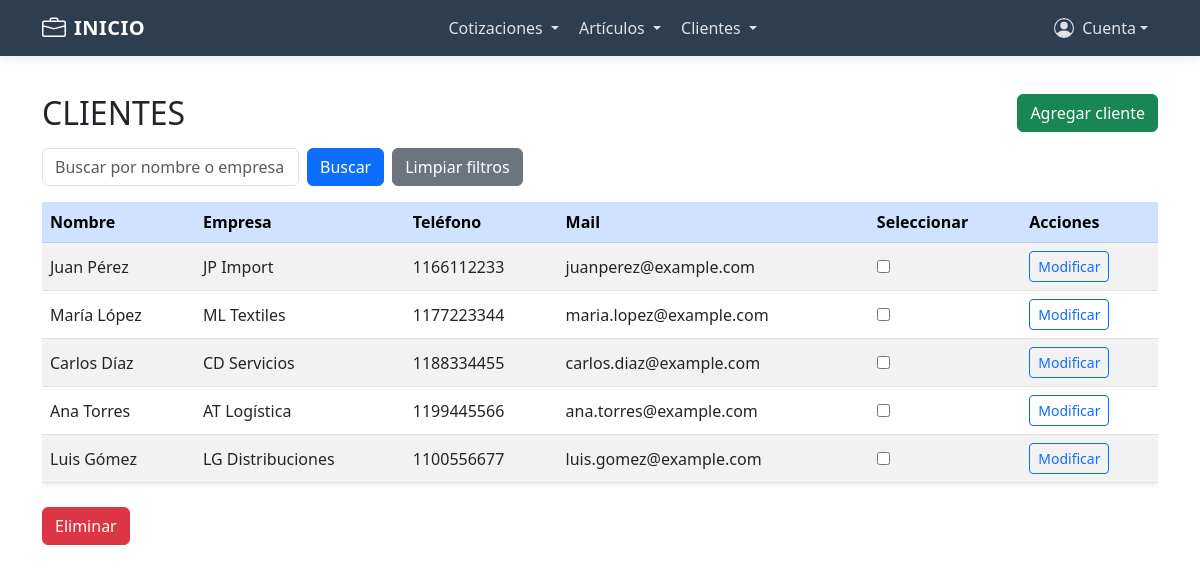
The app's page /clientes/ (signed in) with its own data.
### clientes/models.py (models this page shows, shortened)
class Clientes(models.Model):
    usuario_log=models.ForeignKey(User, on_delete=models.CASCADE)
    nombre=models.CharField(max_length=50)
    nombre_empresa=models.CharField(null=True, max_length=30)
    telefono=models.CharField(max_length=20)
    mail=models.EmailField()
    created=models.DateTimeField(auto_now_add=True)
    updated=models.DateField(auto_now=True)
    class Meta:
        verbose_name="Cliente"
        verbose_name_plural="Clientes"

### clientes/views.py (the view)
# urls.py: path('', MisClientes.as_view(), name="mis_clientes"),
class MisClientes(LoginRequiredMixin, ListView):
    model = Clientes
    template_name = "mis_clientes.html"
    context_object_name = "clientes"
    def get_queryset(self):
        qs = Clientes.objects.filter(usuario_log=self.request.user)
        search = self.request.GET.get('search', '').strip()
        if search:
            qs = qs.filter(
                Q(nombre__icontains=search) |
                Q(nombre_empresa__icontains=search)
            )
        return qs

### clientes/templates/mis_clientes.html (shortened to what this page needs)
{% extends "estructura_base.html" %}
{% load static %}
{% block content %}
<div class="container py-4">
  <div class="d-flex justify-content-between align-items-center mb-3">
    <h2 class="mb-0">CLIENTES</h2>
    <a class="btn btn-success" href="{% url 'nuevo_cliente' %}">Agregar cliente</a>
  </div>
  <form method="get" class="row g-2 align-items-center mb-3">
    <div class="col-auto">
      <input type="text" name="search" value="{{ request.GET.search }}" class="form-control" placeholder="Buscar por nombre o empresa">
    </div>
    <div class="col-auto">
      <button type="submit" class="btn btn-primary">Buscar</button>
    </div>
    <div class="col-auto">
      <a href="{% url 'mis_clientes' %}" class="btn btn-secondary">Limpiar filtros</a>
   </div>
  </form>
  <form action="{% url 'eliminar_cliente' %}" method="post">
    <div class="table-responsive">
      <table class="table table-striped align-middle shadow-sm">
        <thead class="table-primary">
          <tr>
            <th>Nombre</th>
            <th>Empresa</th>
            <th>Teléfono</th>
            <th>Mail</th>
            <th>Seleccionar</th>
            <th>Acciones</th>
          </tr>
        </thead>
        <tbody>
          {% for cliente in clientes %}
          <tr>
            <td>{{ cliente.nombre }}</td>
            <td>{{ cliente.nombre_empresa }}</td>
            <td>{{ cliente.telefono }}</td>
            <td>{{ cliente.mail }}</td>
            <td>
              <input type="checkbox" name="clientes_seleccionados[]" value="{{ cliente.id }}">
            </td>
            <td>
              <a href="{% url 'actualizar_cliente' cliente.id %}" class="btn btn-sm btn-outline-primary">Modificar</a>
            </td>
          </tr>
          {% empty %}
          <tr>
            <td colspan="6" class="text-center">No hay clientes disponibles.</td>
          </tr>
          {% endfor %}
        </tbody>
      </table>
    </div>
    {% if clientes %}
      <button type="submit" class="btn btn-danger mt-2" name="accion" value="eliminar">Eliminar</button>
    {% endif %}
  </form>
</div>
{% endblock %}

### cotizApp/templates/estructura_base.html (style rules this page uses)
:root { --primary-color: #2c3e50; --secondary-color: #3498db; --accent-color: #e74c3c; --light-color: #f8f9fa; --dark-color: #212529; }
body { padding-top: 70px; font-family: 'Segoe UI', Tahoma, Geneva, Verdana, sans-serif; }

### records on screen
Clientes: nombre "Juan Pérez", nombre_empresa "JP Import", telefono "1166112233", mail "juanperez@example.com"
Clientes: nombre "María López", nombre_empresa "ML Textiles", telefono "1177223344", mail "maria.lopez@example.com"
Clientes: nombre "Carlos Díaz", nombre_empresa "CD Servicios", telefono "1188334455", mail "carlos.diaz@example.com"
Clientes: nombre "Ana Torres", nombre_empresa "AT Logística", telefono "1199445566", mail "ana.torres@example.com"
Clientes: nombre "Luis Gómez", nombre_empresa "LG Distribuciones", telefono "1100556677", mail "luis.gomez@example.com"
